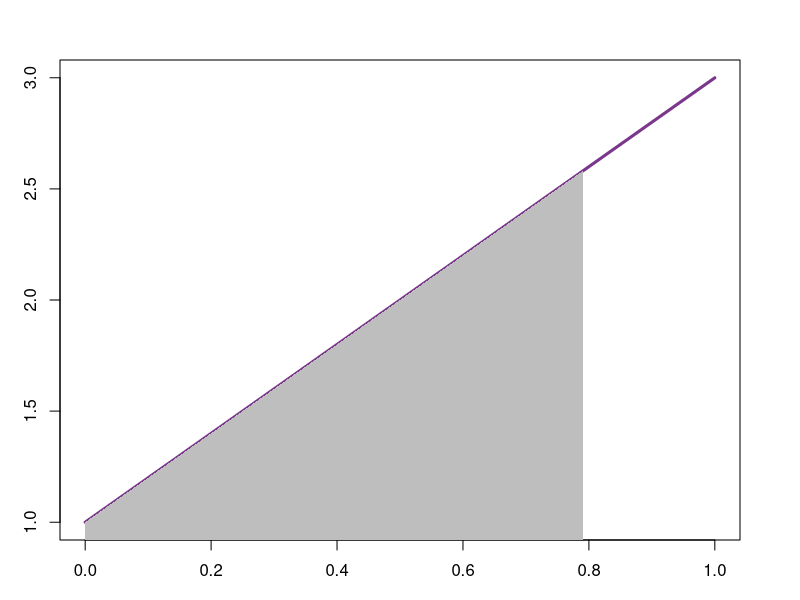

Source code (R): (Note: this script raises an error after producing the figure.)

area_poly <- function(cur, val, side="gauche", col="grey", m=0, p=0)
{
  if (side=="droit")
  {
    pos <- min(which(cur$x > val)) -m +p
    end <- length(cur$x)
    end;pos
  }
  else
  {
    pos <- max(which(cur$x < val)) -m +p
    end <- 1
    end;pos
  }
  polygon(x=c(cur$x[end:pos],cur$x[pos],cur$x[end]),y=c(cur$y[end:pos],0,0),col=col, border=NA)
}


#Examples
par(mar=c(3,3,3,3))

#Ex1:
s <- curve(2*x+1, col="mediumorchid4", lwd=3)
area_poly(s, 0.8)


#Ex2:
a <- curve(dnorm(x,mean=mu1, sd=sig), type="l", lwd=3, 
     main="Theoric probability densities",
     col="hotpink2",
     xlab="x", ylab="Density", xlim=c(-3,6))

b <- curve(dnorm(x,mean=mu2, sd=sig), 
      type="l", lwd=3, lty=2, col="mediumorchid4", add=T)

abline(v=qnorm(0.025,mean=mu1, sd=sig), lwd=2, col="royalblue")
abline(v=qnorm(0.025,mean=mu2, sd=sig), lwd=2, col="royalblue", lty=2)
abline(v=qnorm(0.975,mean=mu1, sd=sig), lwd=2, col="seagreen3")
abline(v=qnorm(0.975,mean=mu2, sd=sig), lwd=2, col="seagreen3", lty=2)

area_poly(b, qnorm(0.975,mean=mu1, sd=sig), side = "gauche", col="limegreen")
area_poly(a, qnorm(0.975,mean=mu1, sd=sig), side = "droit", col="firebrick2", m=1)